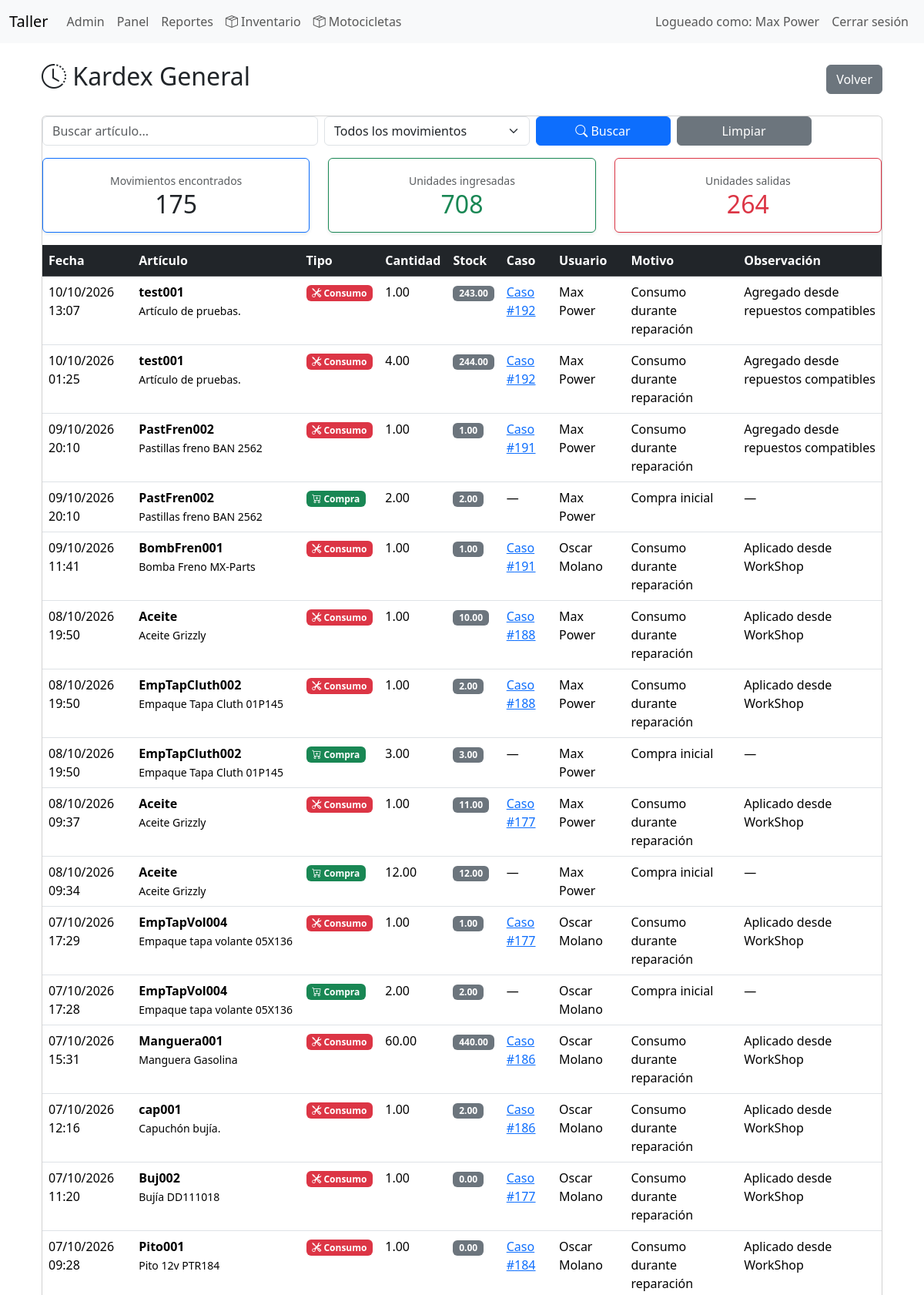
Page /index.php?controller=inventory&action=kardex (signed in, upper part) on the committed database.
### tables this page shows
CREATE TABLE `movimientos_inventario` (
  `id` int(11) NOT NULL,
  `parte_id` int(11) NOT NULL,
  `usuario_id` int(11) NOT NULL,
  `caso_id` int(11) DEFAULT NULL,
  `tipo` enum('compra','consumo','ajuste_entrada','ajuste_salida') NOT NULL,
  `motivo` varchar(255) DEFAULT NULL,
  `cantidad` decimal(12,2) NOT NULL,
  `stock_resultante` decimal(12,2) NOT NULL DEFAULT 0.00,
  `costo_unitario` decimal(10,2) DEFAULT NULL,
  `observacion` text DEFAULT NULL,
  `fecha` datetime NOT NULL DEFAULT current_timestamp()
);

CREATE TABLE `partes` (
  `id` int(11) NOT NULL,
  `codigo` varchar(60) NOT NULL,
  `categoria_id` int(11) DEFAULT NULL,
  `tipo` enum('repuesto','insumo','herramienta') NOT NULL DEFAULT 'repuesto',
  `nombre` varchar(150) NOT NULL,
  `marca` varchar(100) DEFAULT NULL,
  `fabricante_repuesto_id` int(11) DEFAULT NULL,
  `numero_parte` varchar(100) DEFAULT NULL,
  `created_by` int(11) DEFAULT NULL,
  `unidad` enum('Unidad','Juego','Par','Litro','Mililitro','Kilogramo','Gramo','Metro','Centimetro') NOT NULL DEFAULT 'Unidad',
  `stock_actual` decimal(12,2) NOT NULL DEFAULT 0.00,
  `stock_reservado` decimal(12,2) NOT NULL DEFAULT 0.00,
  `stock_minimo` decimal(12,2) NOT NULL DEFAULT 0.00,
  `costo` decimal(10,2) NOT NULL DEFAULT 0.00,
  `precio_venta` decimal(10,2) NOT NULL DEFAULT 0.00,
  `ubicacion` varchar(120) DEFAULT NULL,
  `codigo_barras` varchar(100) DEFAULT NULL,
  `imagen` varchar(255) DEFAULT NULL,
  `activo` tinyint(1) NOT NULL DEFAULT 1,
  `created_at` datetime NOT NULL DEFAULT current_timestamp(),
  `updated_at` datetime NOT NULL DEFAULT current_timestamp() ON UPDATE current_timestamp()
);

CREATE TABLE `casos` (
  `id` int(11) NOT NULL,
  `vehiculo_id` int(11) NOT NULL,
  `mecanico_id` int(11) DEFAULT NULL,
  `fecha_ingreso` date DEFAULT NULL,
  `hora_ingreso` time DEFAULT NULL,
  `causa` text DEFAULT NULL,
  `observaciones` text DEFAULT NULL,
  `diagnostico` text DEFAULT NULL,
  `estado` enum('abierto','cerrado') DEFAULT 'abierto',
  `fecha_cierre` datetime DEFAULT NULL,
  `cerrado_por` int(11) DEFAULT NULL,
  `precio_cobrado` int(11) DEFAULT NULL,
  `descuento` int(11) DEFAULT 0,
  `utilidad` decimal(10,2) DEFAULT 0.00
);

CREATE TABLE `usuarios` (
  `id` int(11) NOT NULL,
  `nombre` varchar(150) NOT NULL,
  `usuario` varchar(100) NOT NULL,
  `contraseña_hash` varchar(255) NOT NULL,
  `rol` enum('admin','mecanico') NOT NULL DEFAULT 'mecanico',
  `fecha_creacion` datetime NOT NULL
);

### app/controllers/BaseController.php (called while the page is built, shortened)
<?php
abstract class BaseController
{
    protected function render(string $view, array $data = []): void
    {
        extract($data);
        require __DIR__ . '/../views/layouts/header.php';
        require __DIR__ . '/../views/' . $view . '.php';
        require __DIR__ . '/../views/layouts/footer.php';
    }
}

### app/controllers/InventoryController.php (called while the page is built, shortened)
<?php
class InventoryController extends BaseController
{
    private Part $partModel;
    public function __construct(PDO $pdo)
    {
        $this->partModel = new Part($pdo);
    }
    public function kardex(): void
    {
        $filters = [
            'buscar' => trim($_GET['buscar'] ?? ''),
            'tipo' => trim($_GET['tipo'] ?? '')
        ];
        $movements = $this->partModel->getAllMovements($filters);
        $summary = [
            'movimientos' => count($movements),
            'entradas' => 0,
            'salidas' => 0
        ];
        foreach ($movements as $m) {
            if (in_array($m['tipo'], ['compra', 'ajuste_entrada'])) {
                $summary['entradas'] += $m['cantidad'];
            }
            if (in_array($m['tipo'], ['consumo', 'ajuste_salida'])) {
                $summary['salidas'] += $m['cantidad'];
            }
        }
        $this->render(
            'inventory/kardex',
            [
                'title'     => 'Kardex General',
                'movements' => $movements,
                'filters'   => $filters,
                'summary'   => $summary
            ]
        );
    }
}

### app/models/BaseModel.php (called while the page is built, shortened)
<?php
class BaseModel
{
    public function __construct(PDO $pdo)
    {
        $this->db = $pdo;
    }
}

### app/models/Part.php (called while the page is built, shortened)
<?php
class Part extends BaseModel
{
    public function getAllMovements(array $filters = []): array
    {
        $sql = "
        SELECT
            m.*,
            p.codigo,
            p.nombre AS articulo,
            u.nombre AS usuario,
            c.id AS caso
        FROM movimientos_inventario m
        INNER JOIN partes p
            ON p.id = m.parte_id
        INNER JOIN usuarios u
            ON u.id = m.usuario_id
        LEFT JOIN casos c
            ON c.id = m.caso_id
    ";
        $params = [];
        $sql .= "
        ORDER BY
            m.fecha DESC,
            m.id DESC
    ";
        $stmt = $this->db->prepare($sql);
        $stmt->execute($params);
        return $stmt->fetchAll(PDO::FETCH_ASSOC);
    }
}

### app/views/inventory/kardex.php (the view, shortened to what this page needs)
<div class="container mt-4">
    <div class="d-flex justify-content-between align-items-center mb-4">
        <h2>
            <i class="bi bi-clock-history"></i>
            Kardex General
        </h2>
        <a
            href="index.php?controller=inventory"
            class="btn btn-secondary">
            Volver
        </a>
    </div>
    <div class="card">
        <div class="card-body p-0">
            <form class="row g-2 mb-3" method="GET">
                <div class="col-md-4">
                    <input
                        type="text"
                        class="form-control"
                        name="buscar"
                        placeholder="Buscar artículo..."
                        value="<?= htmlspecialchars($_GET['buscar'] ?? '') ?>">
                </div>
                <div class="col-md-3">
                    <select
                        name="tipo"
                        class="form-select">
                        <option
                            value=""
                            <?= empty($filters['tipo']) ? 'selected' : '' ?>>
                            Todos los movimientos
                        </option>
                    </select>
                </div>
                <div class="col-md-2">
                    <button class="btn btn-primary w-100">
                        <i class="bi bi-search"></i>
                        Buscar
                    </button>
                </div>
                <div class="col-md-2">
                    <a
                        href="index.php?controller=inventory&action=kardex"
                        class="btn btn-secondary w-100">
                        Limpiar
                    </a>
                </div>
            </form>
            <div class="row mb-3">
                <div class="col-md-4">
                    <div class="card border-primary shadow-sm">
                        <div class="card-body text-center">
                            <small class="text-muted">
                                Movimientos encontrados
                            </small>
                            <h2 class="mb-0">
                                <?= number_format($summary['movimientos']) ?>
                            </h2>
                        </div>
                    </div>
                </div>
                <div class="col-md-4">
                    <div class="card border-success shadow-sm">
                        <div class="card-body text-center">
                            <small class="text-muted">
                                Unidades ingresadas
                            </small>
                            <h2 class="mb-0 text-success">
                                <?= number_format($summary['entradas']) ?>
                            </h2>
                        </div>
                    </div>
                </div>
                <div class="col-md-4">
                    <div class="card border-danger shadow-sm">
                        <div class="card-body text-center">
                            <small class="text-muted">
                                Unidades salidas
                            </small>
                            <h2 class="mb-0 text-danger">
                                <?= number_format($summary['salidas']) ?>
                            </h2>
                        </div>
                    </div>
                </div>
            </div>
            <table class="table table-hover mb-0">
                <thead class="table-dark">
                    <tr>
                        <th>Fecha</th>
                        <th>Artículo</th>
                        <th>Tipo</th>
                        <th>Cantidad</th>
                        <th>Stock</th>
                        <th>Caso</th>
                        <th>Usuario</th>
                        <th>Motivo</th>
                        <th>Observación</th>
                    </tr>
                </thead>
                <tbody>
                    <?php if (empty($movements)): ?>
                        <tr>
                            <td colspan="9" class="text-center text-muted p-4">
                                <i class="bi bi-search"></i>
                                No se encontraron movimientos.
                            </td>
                        </tr>
                    <?php else: ?>
                        <?php foreach ($movements as $m): ?>
                            <tr>
                                <td>
                                    <?= date('d/m/Y H:i', strtotime($m['fecha'])) ?>
                                </td>
                                <td>
                                    <strong><?= htmlspecialchars($m['codigo']) ?></strong><br>
                                    <small><?= htmlspecialchars($m['articulo']) ?></small>
                                </td>
                                <td>
                                    <?php
                                    switch ($m['tipo']) {
                                        case 'compra':
                                            echo '<span class="badge bg-success">
            <i class="bi bi-cart-plus"></i>
            Compra
          </span>';
                                            break;
                                        case 'consumo':
                                            echo '<span class="badge bg-danger">
            <i class="bi bi-tools"></i>
            Consumo
          </span>';
                                            break;
                                    }
                                    ?>
                                </td>
                                <td>
                                    <?= $m['cantidad'] ?>
                                </td>
                                <td>
                                    <span class="badge bg-secondary">
                                        <?= $m['stock_resultante'] ?>
                                    </span>
                                </td>
                                <td>
                                    <?php if ($m['caso']): ?>
                                        <a
                                            href="index.php?controller=mechanic&action=viewCase&case_id=<?= $m['caso'] ?>">
                                            Caso #<?= $m['caso'] ?>
                                        </a>
                                    <?php else: ?>
                                        —
                                    <?php endif; ?>
                                </td>
                                <td>
                                    <?= htmlspecialchars($m['usuario']) ?>
                                </td>
                                <td>
                                    <?= htmlspecialchars($m['motivo']) ?>
                                </td>
                                <td>
                                    <?= htmlspecialchars($m['observacion'] ?: '—') ?>
                                </td>
                            </tr>
                        <?php endforeach; ?>
                    <?php endif; ?>
                </tbody>
            </table>
        </div>
    </div>
</div>

### public/css/style.css (style rules this page uses)
body { padding-bottom: 40px; }

### rows in the picture
movimientos_inventario: fecha "10/10/2026 13:07", parte.codigo "test001", parte.nombre "Artículo de pruebas.", tipo "consumo" (drawn), cantidad "1.00", stock_resultante "243.00", caso "192", usuario.nombre "Max Power", motivo "Consumo durante reparación", observacion "Agregado desde repuestos compatibles"
movimientos_inventario: fecha "10/10/2026 01:25", parte.codigo "test001", parte.nombre "Artículo de pruebas.", tipo "consumo" (drawn), cantidad "4.00", stock_resultante "244.00", caso "192", usuario.nombre "Max Power", motivo "Consumo durante reparación", observacion "Agregado desde repuestos compatibles"
movimientos_inventario: fecha "09/10/2026 20:10", parte.codigo "PastFren002", parte.nombre "Pastillas freno BAN 2562", tipo "consumo" (drawn), cantidad "1.00", stock_resultante "1.00", caso "191", usuario.nombre "Max Power", motivo "Consumo durante reparación", observacion "Agregado desde repuestos compatibles"
movimientos_inventario: fecha "09/10/2026 20:10", parte.codigo "PastFren002", parte.nombre "Pastillas freno BAN 2562", tipo "compra" (drawn), cantidad "2.00", stock_resultante "2.00", usuario.nombre "Max Power", motivo "Compra inicial", observacion "—"
movimientos_inventario: fecha "09/10/2026 11:41", parte.codigo "BombFren001", parte.nombre "Bomba Freno MX-Parts", tipo "consumo" (drawn), cantidad "1.00", stock_resultante "1.00", caso "191", usuario.nombre "Oscar Molano", motivo "Consumo durante reparación", observacion "Aplicado desde WorkShop"
movimientos_inventario: fecha "08/10/2026 19:50", parte.codigo "Aceite", parte.nombre "Aceite Grizzly", tipo "consumo" (drawn), cantidad "1.00", stock_resultante "10.00", caso "188", usuario.nombre "Max Power", motivo "Consumo durante reparación", observacion "Aplicado desde WorkShop"
movimientos_inventario: fecha "08/10/2026 19:50", parte.codigo "EmpTapCluth002", parte.nombre "Empaque Tapa Cluth 01P145", tipo "consumo" (drawn), cantidad "1.00", stock_resultante "2.00", caso "188", usuario.nombre "Max Power", motivo "Consumo durante reparación", observacion "Aplicado desde WorkShop"
movimientos_inventario: fecha "08/10/2026 19:50", parte.codigo "EmpTapCluth002", parte.nombre "Empaque Tapa Cluth 01P145", tipo "compra" (drawn), cantidad "3.00", stock_resultante "3.00", usuario.nombre "Max Power", motivo "Compra inicial", observacion "—"
movimientos_inventario: fecha "08/10/2026 09:37", parte.codigo "Aceite", parte.nombre "Aceite Grizzly", tipo "consumo" (drawn), cantidad "1.00", stock_resultante "11.00", caso "177", usuario.nombre "Max Power", motivo "Consumo durante reparación", observacion "Aplicado desde WorkShop"
movimientos_inventario: fecha "08/10/2026 09:34", parte.codigo "Aceite", parte.nombre "Aceite Grizzly", tipo "compra" (drawn), cantidad "12.00", stock_resultante "12.00", usuario.nombre "Max Power", motivo "Compra inicial", observacion "—"
movimientos_inventario: fecha "07/10/2026 17:29", parte.codigo "EmpTapVol004", parte.nombre "Empaque tapa volante 05X136", tipo "consumo" (drawn), cantidad "1.00", stock_resultante "1.00", caso "177", usuario.nombre "Oscar Molano", motivo "Consumo durante reparación", observacion "Aplicado desde WorkShop"
movimientos_inventario: fecha "07/10/2026 17:28", parte.codigo "EmpTapVol004", parte.nombre "Empaque tapa volante 05X136", tipo "compra" (drawn), cantidad "2.00", stock_resultante "2.00", usuario.nombre "Oscar Molano", motivo "Compra inicial", observacion "—"
movimientos_inventario: fecha "07/10/2026 15:31", parte.codigo "Manguera001", parte.nombre "Manguera Gasolina", tipo "consumo" (drawn), cantidad "60.00", stock_resultante "440.00", caso "186", usuario.nombre "Oscar Molano", motivo "Consumo durante reparación", observacion "Aplicado desde WorkShop"
movimientos_inventario: fecha "07/10/2026 12:16", parte.codigo "cap001", parte.nombre "Capuchón bujía.", tipo "consumo" (drawn), cantidad "1.00", stock_resultante "2.00", caso "186", usuario.nombre "Oscar Molano", motivo "Consumo durante reparación", observacion "Aplicado desde WorkShop"
movimientos_inventario: fecha "07/10/2026 11:20", parte.codigo "Buj002", parte.nombre "Bujía DD111018", tipo "consumo" (drawn), cantidad "1.00", stock_resultante "0.00", caso "177", usuario.nombre "Oscar Molano", motivo "Consumo durante reparación", observacion "Aplicado desde WorkShop"
movimientos_inventario: fecha "07/10/2026 09:28", parte.codigo "Pito001", parte.nombre "Pito 12v PTR184", tipo "consumo" (drawn), cantidad "1.00", stock_resultante "0.00", caso "184", usuario.nombre "Oscar Molano", motivo "Consumo durante reparación", observacion "Aplicado desde WorkShop"

### other values in the picture
$_SESSION['user_name'] "Max Power"
$summary['movimientos'] "175"
$summary['entradas'] "708"
$summary['salidas'] "264"
